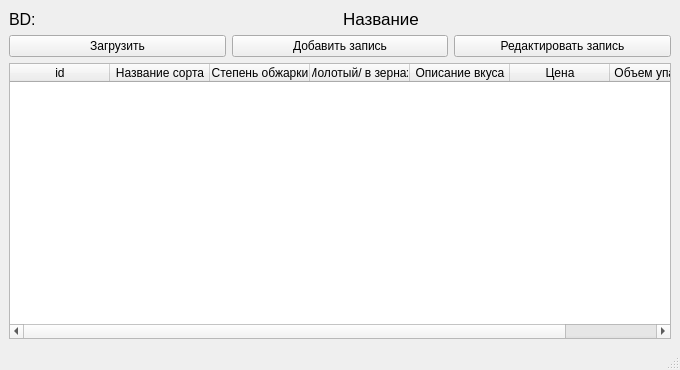
<?xml version="1.0" encoding="UTF-8"?>
<ui version="4.0">
 <class>MainWindow</class>
 <widget class="QMainWindow" name="MainWindow">
  <property name="geometry">
   <rect>
    <x>0</x>
    <y>0</y>
    <width>680</width>
    <height>370</height>
   </rect>
  </property>
  <property name="windowTitle">
   <string>Капучино</string>
  </property>
  <widget class="QWidget" name="centralwidget">
   <layout class="QVBoxLayout" name="verticalLayout_2">
    <item>
     <layout class="QVBoxLayout" name="verticalLayout">
      <item>
       <layout class="QHBoxLayout" name="horizontalLayout">
        <item>
         <widget class="QLabel" name="bd">
          <property name="font">
           <font>
            <pointsize>12</pointsize>
           </font>
          </property>
          <property name="text">
           <string>BD:</string>
          </property>
         </widget>
        </item>
        <item>
         <widget class="QLabel" name="name">
          <property name="font">
           <font>
            <pointsize>13</pointsize>
           </font>
          </property>
          <property name="text">
           <string>Название</string>
          </property>
         </widget>
        </item>
       </layout>
      </item>
      <item>
       <layout class="QHBoxLayout" name="horizontalLayout_3">
        <item>
         <widget class="QPushButton" name="btn_load">
          <property name="text">
           <string>Загрузить</string>
          </property>
         </widget>
        </item>
        <item>
         <widget class="QPushButton" name="btn_new">
          <property name="text">
           <string>Добавить запись</string>
          </property>
         </widget>
        </item>
        <item>
         <widget class="QPushButton" name="btn_edit">
          <property name="text">
           <string>Редактировать запись</string>
          </property>
         </widget>
        </item>
       </layout>
      </item>
      <item>
       <widget class="QTableWidget" name="tableWidget">
        <column>
         <property name="text">
          <string>id</string>
         </property>
        </column>
        <column>
         <property name="text">
          <string>Название сорта</string>
         </property>
        </column>
        <column>
         <property name="text">
          <string>Степень обжарки</string>
         </property>
        </column>
        <column>
         <property name="text">
          <string>Молотый/ в зернах</string>
         </property>
        </column>
        <column>
         <property name="text">
          <string>Описание вкуса</string>
         </property>
        </column>
        <column>
         <property name="text">
          <string>Цена</string>
         </property>
        </column>
        <column>
         <property name="text">
          <string>Объем упаковки</string>
         </property>
        </column>
       </widget>
      </item>
     </layout>
    </item>
   </layout>
  </widget>
  <widget class="QStatusBar" name="statusbar"/>
 </widget>
 <resources/>
 <connections/>
</ui>
